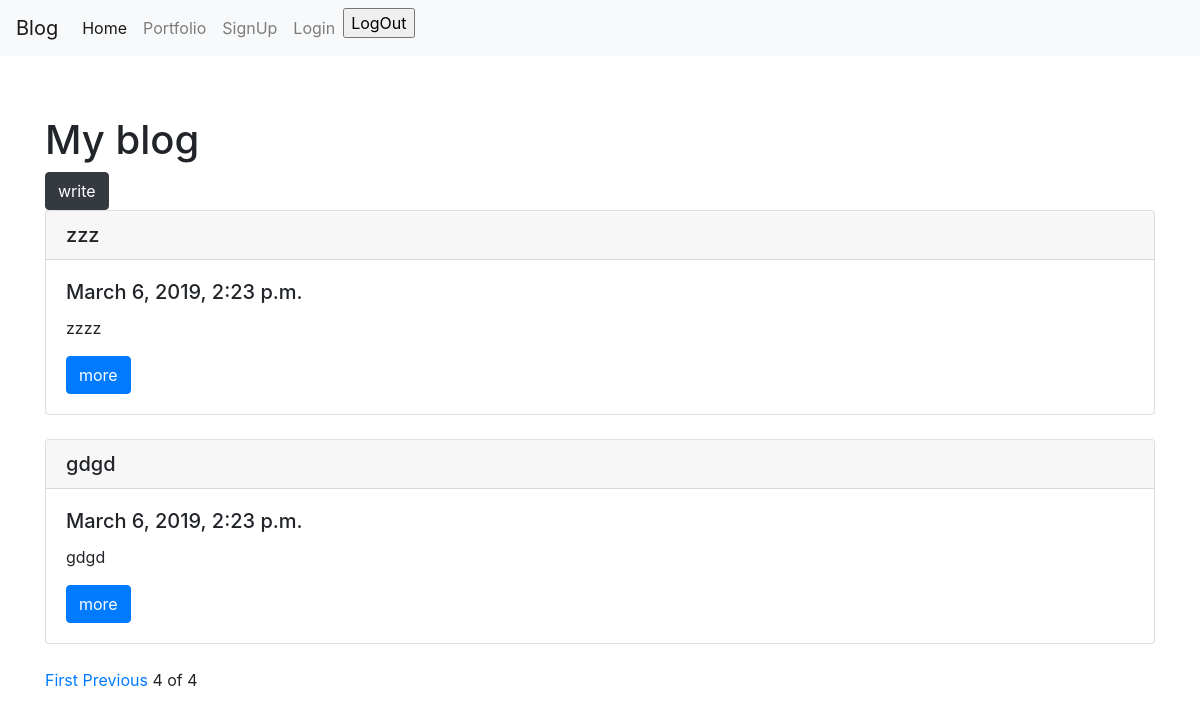
Page /?page=4 on the earlier database version.
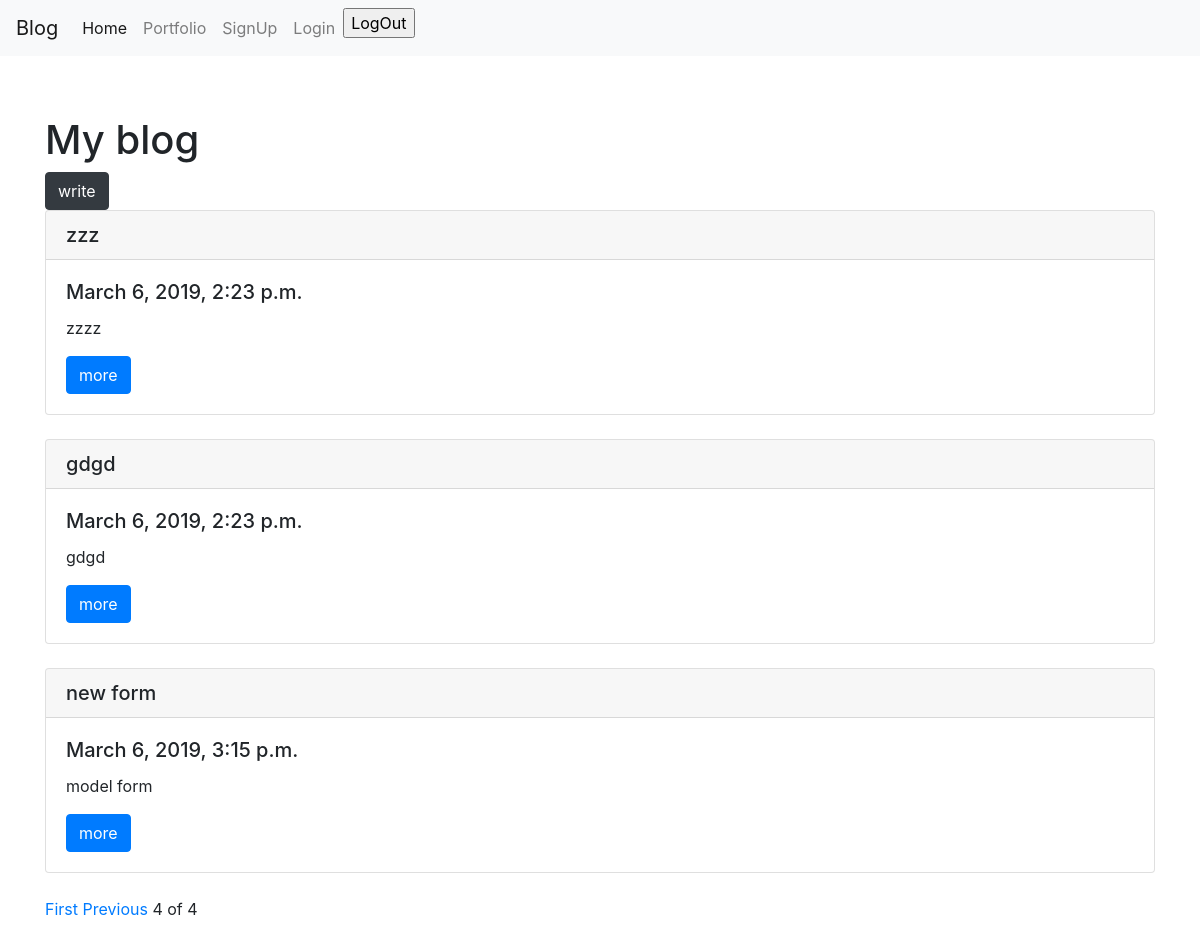
Same page on the later database version.
### blog/models.py (models this page shows, shortened)
class Blog(models.Model):
    title = models.CharField(max_length=200)
    pub_date = models.DateTimeField('date published')
    body = models.TextField()
    def summary(self):
        return self.body[:100]

### blog/views.py (the view)
# urls.py: 2. Add a URL to urlpatterns:  path('', views.home, name='home')
def home(request):
    blogs = Blog.objects.all()
    paginator = Paginator(blogs, 3)
    page = request.GET.get('page')
    posts = paginator.get_page(page)
    context = {
        'blogs': blogs,
        'posts': posts
    }
    return render(request, 'home.html', context)

### blog/templates/home.html (shortened to what this page needs)
{% extends 'base.html' %}
{% block content %}
<h1>My blog</h1>
<a href="{% url 'create' %}" class="btn btn-dark">write</a>
<br>
{% for post in posts %}
    <div class="card">
        <h5 class="card-header">{{ post.title }}</h5>
        <div class="card-body">
            <h5 class="card-title">{{ post.pub_date }}</h5>
            <p class="card-text">{{ post.summary }}</p>
            <a href="{% url 'show' post.id %}" class="btn btn-primary">more</a>
        </div>
    </div><br>
{% endfor %}
{% if posts.has_previous %}
    <a href="?page=1">First</a>
    <a href="?page={{ posts.previous_page_number }}">Previous</a>
{% endif %}
<span>{{ posts.number }} of {{ posts.paginator.num_pages }}</span>
{% endblock content %}

Differences in the rows shown:
added Blog: title "new form", pub_date "March 6, 2019, 3:15 p.m.", summary "model form"
